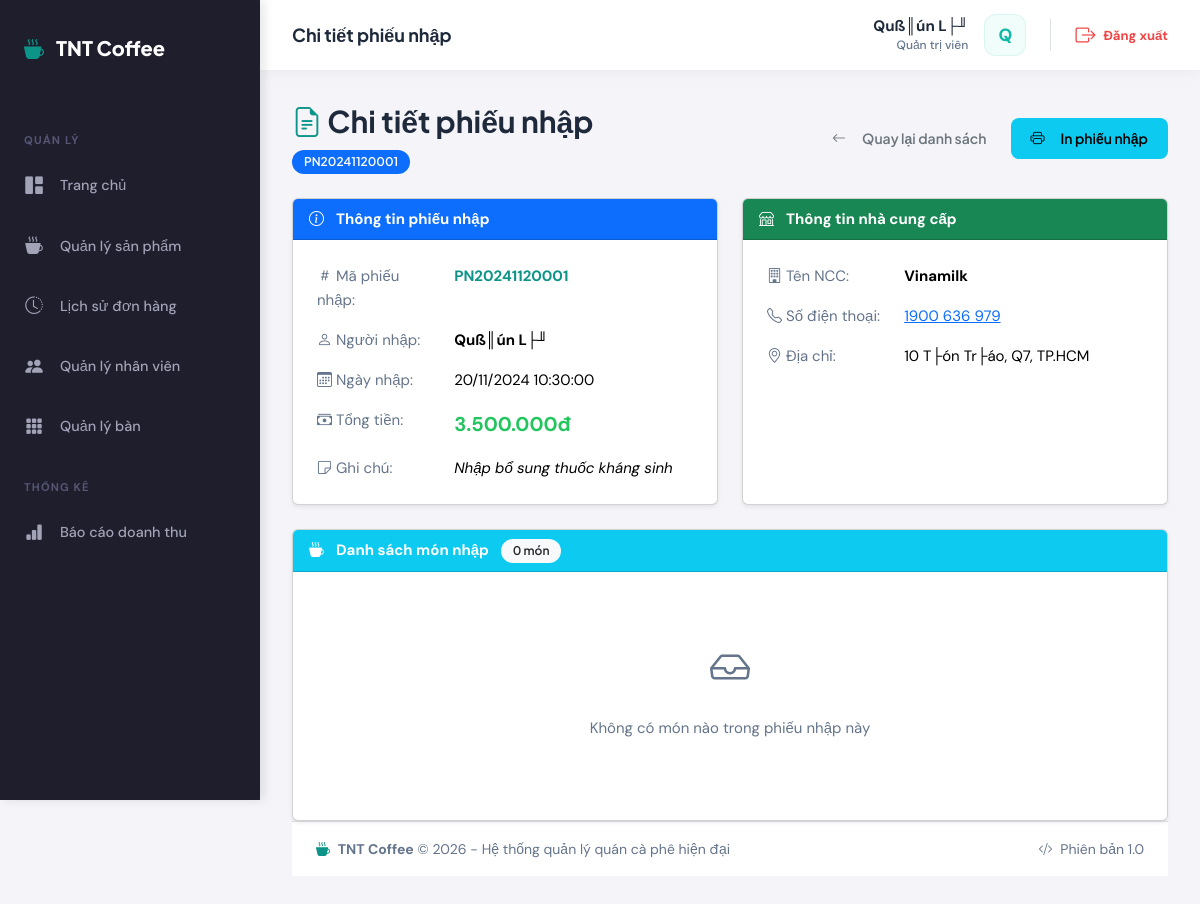
The page /admin/imports/view.php?id=2 (signed in) on the database its author committed.
### tables this page shows
CREATE TABLE `imports` (
  `id` int(11) NOT NULL AUTO_INCREMENT,
  `import_code` varchar(20) NOT NULL,
  `user_id` int(11) NOT NULL,
  `supplier_id` int(11) NOT NULL,
  `total_amount` decimal(12,2) NOT NULL,
  `note` text DEFAULT NULL,
  `created_at` timestamp NULL DEFAULT current_timestamp(),
  PRIMARY KEY (`id`),
  UNIQUE KEY `import_code` (`import_code`),
  KEY `user_id` (`user_id`),
  KEY `supplier_id` (`supplier_id`),
  CONSTRAINT `imports_ibfk_1` FOREIGN KEY (`user_id`) REFERENCES `users` (`id`),
  CONSTRAINT `imports_ibfk_2` FOREIGN KEY (`supplier_id`) REFERENCES `suppliers` (`id`)
);

CREATE TABLE `users` (
  `id` int(11) NOT NULL AUTO_INCREMENT,
  `username` varchar(50) NOT NULL,
  `password` varchar(255) NOT NULL,
  `full_name` varchar(100) NOT NULL,
  `gender` enum('Nam','Nß╗»','Kh├íc') DEFAULT 'Nam',
  `birth_date` date DEFAULT NULL,
  `address` varchar(255) DEFAULT NULL,
  `email` varchar(100) DEFAULT NULL,
  `phone` varchar(20) DEFAULT NULL,
  `shift` varchar(50) DEFAULT 'Ca s├íng',
  `rating` decimal(2,1) DEFAULT 5.0,
  `avatar` varchar(255) DEFAULT NULL,
  `role` enum('admin','employee') NOT NULL DEFAULT 'employee',
  `is_active` tinyint(1) NOT NULL DEFAULT 1,
  `status` varchar(20) DEFAULT '─Éang l├ám viß╗çc',
  `last_login` timestamp NULL DEFAULT NULL,
  `created_at` timestamp NULL DEFAULT current_timestamp(),
  `updated_at` timestamp NULL DEFAULT current_timestamp() ON UPDATE current_timestamp(),
  PRIMARY KEY (`id`),
  UNIQUE KEY `username` (`username`)
);

CREATE TABLE `suppliers` (
  `id` int(11) NOT NULL AUTO_INCREMENT,
  `name` varchar(100) NOT NULL,
  `phone` varchar(20) DEFAULT NULL,
  `email` varchar(100) DEFAULT NULL,
  `address` text DEFAULT NULL,
  `created_at` timestamp NULL DEFAULT current_timestamp(),
  `updated_at` timestamp NULL DEFAULT current_timestamp() ON UPDATE current_timestamp(),
  PRIMARY KEY (`id`),
  KEY `idx_name` (`name`)
);

### config/database.php (called while the page is built, shortened)
<?php
function executeQuery($pdo, $sql, $params = []) {
    try {
        $stmt = $pdo->prepare($sql);
        $stmt->execute($params);
        return $stmt;
    } catch (PDOException $e) {
        error_log("Query Error: " . $e->getMessage());
        throw $e;
    }
}
function fetchOne($pdo, $sql, $params = []) {
    $stmt = executeQuery($pdo, $sql, $params);
    return $stmt->fetch();
}
function fetchAll($pdo, $sql, $params = []) {
    $stmt = executeQuery($pdo, $sql, $params);
    return $stmt->fetchAll();
}

### admin/imports/view.php (the view, shortened to what this page needs)
<?php
require_once dirname(dirname(__DIR__)) . '/config/database.php';
$import_id = $_GET['id'] ?? 0;
try {
    $sql = "SELECT i.id, i.import_code, i.total_amount, i.note, i.created_at,
                   s.name as supplier_name, s.phone as supplier_phone, s.address as supplier_address,
                   u.full_name as user_name
            FROM imports i
            LEFT JOIN suppliers s ON i.supplier_id = s.id
            LEFT JOIN users u ON i.user_id = u.id
            WHERE i.id = ?";
    $import = fetchOne($pdo, $sql, [$import_id]);
    $sql = "SELECT id.id, id.quantity, id.price, id.subtotal,
                   m.name as product_name, m.code as product_code, m.unit
            FROM import_details id
            LEFT JOIN products m ON id.product_id = m.id
            WHERE id.import_id = ?
            ORDER BY id.id ASC";
    $import_details = fetchAll($pdo, $sql, [$import_id]);
} catch (PDOException $e) {
    error_log("View Import Error: " . $e->getMessage());
    setMessage('danger', 'Có lỗi khi tải thông tin phiếu nhập.');
    header('Location: ' . BASE_URL . '/admin/imports/index.php');
    exit;
}
require_once dirname(dirname(__DIR__)) . '/includes/header.php';
?>
<div class="row mb-4">
    <div class="col-12">
        <div class="d-flex justify-content-between align-items-center">
            <div>
                <h2 class="mb-2">
                    <i class="bi bi-file-earmark-text text-primary"></i>
                    Chi tiết phiếu nhập
                </h2>
                <p class="text-muted mb-0">
                    <span class="badge bg-primary"><?php echo htmlspecialchars($import['import_code']); ?></span>
                </p>
            </div>
            <div>
                <a href="<?php echo BASE_URL; ?>/admin/imports/index.php" class="btn btn-outline-secondary">
                    <i class="bi bi-arrow-left me-2"></i>
                    Quay lại danh sách
                </a>
                <button onclick="window.print()" class="btn btn-info">
                    <i class="bi bi-printer me-2"></i>
                    In phiếu nhập
                </button>
            </div>
        </div>
    </div>
</div>
<div class="row">
    <div class="col-lg-6 mb-4">
        <div class="card shadow-sm h-100">
            <div class="card-header bg-primary text-white">
                <i class="bi bi-info-circle me-2"></i>
                <strong>Thông tin phiếu nhập</strong>
            </div>
            <div class="card-body">
                <table class="table table-borderless mb-0">
                    <tr>
                        <td width="35%" class="text-muted">
                            <i class="bi bi-hash"></i> Mã phiếu nhập:
                        </td>
                        <td>
                            <strong class="text-primary"><?php echo htmlspecialchars($import['import_code']); ?></strong>
                        </td>
                    </tr>
                    <tr>
                        <td class="text-muted">
                            <i class="bi bi-person"></i> Người nhập:
                        </td>
                        <td>
                            <strong><?php echo htmlspecialchars($import['user_name']); ?></strong>
                        </td>
                    </tr>
                    <tr>
                        <td class="text-muted">
                            <i class="bi bi-calendar3"></i> Ngày nhập:
                        </td>
                        <td>
                            <?php echo date('d/m/Y H:i:s', strtotime($import['created_at'])); ?>
                        </td>
                    </tr>
                    <tr>
                        <td class="text-muted">
                            <i class="bi bi-cash-stack"></i> Tổng tiền:
                        </td>
                        <td>
                            <strong class="text-success fs-5">
                                <?php echo number_format($import['total_amount'], 0, ',', '.'); ?>đ
                            </strong>
                        </td>
                    </tr>
                    <?php if ($import['note']): ?>
                    <tr>
                        <td class="text-muted align-top">
                            <i class="bi bi-sticky"></i> Ghi chú:
                        </td>
                        <td>
                            <em><?php echo nl2br(htmlspecialchars($import['note'])); ?></em>
                        </td>
                    </tr>
                    <?php endif; ?>
                </table>
            </div>
        </div>
    </div>
    <div class="col-lg-6 mb-4">
        <div class="card shadow-sm h-100">
            <div class="card-header bg-success text-white">
                <i class="bi bi-shop me-2"></i>
                <strong>Thông tin nhà cung cấp</strong>
            </div>
            <div class="card-body">
                <table class="table table-borderless mb-0">
                    <tr>
                        <td width="35%" class="text-muted">
                            <i class="bi bi-building"></i> Tên NCC:
                        </td>
                        <td>
                            <strong><?php echo htmlspecialchars($import['supplier_name']); ?></strong>
                        </td>
                    </tr>
                    <?php if ($import['supplier_phone']): ?>
                    <tr>
                        <td class="text-muted">
                            <i class="bi bi-telephone"></i> Số điện thoại:
                        </td>
                        <td>
                            <a href="tel:<?php echo htmlspecialchars($import['supplier_phone']); ?>">
                                <?php echo htmlspecialchars($import['supplier_phone']); ?>
                            </a>
                        </td>
                    </tr>
                    <?php endif; ?>
                    <?php if ($import['supplier_address']): ?>
                    <tr>
                        <td class="text-muted align-top">
                            <i class="bi bi-geo-alt"></i> Địa chỉ:
                        </td>
                        <td>
                            <?php echo nl2br(htmlspecialchars($import['supplier_address'])); ?>
                        </td>
                    </tr>
                    <?php endif; ?>
                </table>
            </div>
        </div>
    </div>
</div>
<div class="card shadow-sm">
    <div class="card-header bg-info text-white">
        <i class="bi bi-cup-hot-fill me-2"></i>
        <strong>Danh sách món nhập</strong>
        <span class="badge bg-light text-dark ms-2"><?php echo count($import_details); ?> món</span>
    </div>
    <div class="card-body">
        <?php if (empty($import_details)): ?>
            <div class="text-center py-5">
                <i class="bi bi-inbox fs-1 text-muted"></i>
                <p class="mt-3 text-muted">Không có món nào trong phiếu nhập này</p>
            </div>
        <?php endif; ?>
    </div>
</div>
<?php require_once dirname(dirname(__DIR__)) . '/includes/footer.php'; ?>

### assets/css/style.css (style rules this page uses)
:root { --primary-50: #f0fdfa; --primary-100: #ccfbf1; --primary-200: #99f6e4; --primary-300: #5eead4; --primary-400: #2dd4bf; --primary-500: #14b8a6; --primary-600: #0d9488; --primary-700: #0f766e; --primary-800: #115e59; --primary-900: #134e4a; --accent-400: #fb923c; --accent-500: #f97316; --accent-600: #ea580c; --gray-50: #f8fafc; --gray-100: #f1f5f9; --gray-200: #e2e8f0; --gray-300: #cbd5e1; --gray-400: #94a3b8; --gray-500: #64748b; --gray-600: #475569; --gray-700: #334155; --gray-800: #1e293b; --gray-900: #0f172a; --success: #22c55e; --warning: #eab308; --danger: #ef4444; --info: #3b82f6; --font-display: 'Plus Jakarta Sans', sans-serif; --font-body: 'DM Sans', sans-serif; --shadow-sm: 0 1px 2px 0 rgb(0 0 0 / 0.05); --shadow: 0 1px 3px 0 rgb(0 0 0 / 0.1), 0 1px 2px -1px rgb(0 0 0 / 0.1); --shadow-md: 0 4px 6px -1px rgb(0 0 0 / 0.1), 0 2px 4px -2px rgb(0 0 0 / 0.1); --shadow-lg: 0 10px 15px -3px rgb(0 0 0 / 0.1), 0 4px 6px -4px rgb(0 0 0 / 0.1); --shadow-xl: 0 20px 25px -5px rgb(0 0 0 / 0.1), 0 8px 10px -6px rgb(0 0 0 / 0.1); --radius-sm: 0.375rem; --radius: 0.5rem; --radius-md: 0.75rem; --radius-lg: 1rem; --radius-xl: 1.5rem; --radius-full: 9999px; --transition-fast: 150ms cubic-bezier(0.4, 0, 0.2, 1); --transition: 200ms cubic-bezier(0.4, 0, 0.2, 1); --transition-slow: 300ms cubic-bezier(0.4, 0, 0.2, 1); }
*, *::before, *::after { box-sizing: border-box; margin: 0; padding: 0; }
html { scroll-behavior: smooth; }
body { font-family: var(--font-body); font-size: 15px; line-height: 1.6; color: var(--gray-700); background: linear-gradient(135deg, var(--gray-50) 0%, var(--primary-50) 100%); min-height: 100vh; -webkit-font-smoothing: antialiased; -moz-osx-font-smoothing: grayscale; }
h1, h2, h3, h4, h5, h6 { font-family: var(--font-display); font-weight: 700; color: var(--gray-800); line-height: 1.3; }
h2 { font-size: 1.875rem; }
:root { --sidebar-width: 260px; --sidebar-bg: #1e1e2d; --sidebar-color: #a2a3b7; --sidebar-active-bg: #1b1b28; --sidebar-active-color: #ffffff; --content-bg: #f5f5f9; --topbar-height: 70px; }
.btn { font-family: var(--font-display); font-weight: 600; font-size: 0.875rem; padding: 0.625rem 1.25rem; border-radius: var(--radius); transition: var(--transition); display: inline-flex; align-items: center; gap: 0.5rem; border: none; cursor: pointer; }
.badge { font-family: var(--font-display); font-weight: 600; font-size: 0.75rem; padding: 0.375rem 0.75rem; border-radius: var(--radius-full); }
.text-primary { color: var(--primary-600) !important; }
.text-success { color: var(--success) !important; }
.text-muted { color: var(--gray-500) !important; }

### rows shown on the page
imports: import_code "PN20241120001", user.full_name "Quß║ún L├╜", created_at "20/11/2024 10:30:00", total_amount "3.500.000", note "Nhập bổ sung thuốc kháng sinh", supplier.name "Vinamilk", supplier.phone "1900 636 979", supplier.address "10 T├ón Tr├áo, Q7, TP.HCM"

### other values the page prints
$pageTitle "Chi tiết phiếu nhập"
$userName "Quß║ún L├╜"
$userInitial "Q"
count($import_details) "0"
